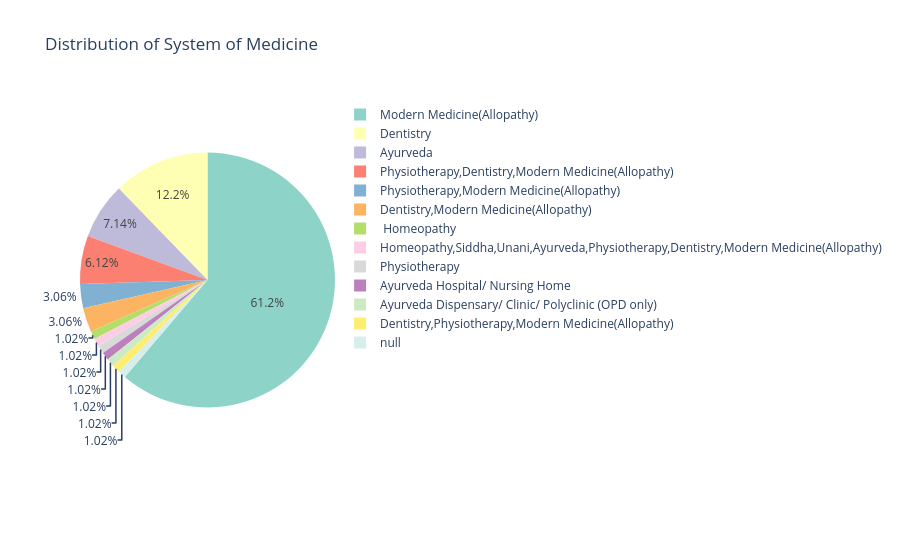

The notebook cell this image was saved under:
### Markdown cell above
#### Insights
- The dataset includes a diverse set of healthcare facilities such as clinics, pharmacies, diagnostic labs, and wellness centers, reflecting the variety in the healthcare ecosystem.
- Hospitals constitute the largest share (~46%) of the dataset, indicating that the data is heavily skewed towards hospital-based facilities.

### Code cell
fig = px.pie(df, names='System_of_Medicine',
             title="Distribution of System of Medicine",color_discrete_sequence=px.colors.qualitative.Set3)
fig.show()

### Figure 1 — Plotly figure (JSON) as saved in the notebook; plotly's stock layout.template omitted (floating-point values rounded to 4 significant figures)
{"data": [{"domain": {"x": [0, 1], "y": [0, 1]}, "hovertemplate": "System_of_Medicine=%{label}<extra></extra>", "labels": ["Dentistry", "Modern Medicine(Allopathy)", "Modern Medicine(Allopathy)", "Modern Medicine(Allopathy)", "Modern Medicine(Allopathy)", "Dentistry", "Dentistry", "Modern Medicine(Allopathy)", "Modern Medicine(Allopathy)", "Dentistry", "Ayurveda", "Ayurveda", "Dentistry", "Dentistry", "Dentistry", "\r\nHomeopathy", "Modern Medicine(Allopathy)", "Modern Medicine(Allopathy)", "Modern Medicine(Allopathy)", "Ayurveda", "Modern Medicine(Allopathy)", "Modern Medicine(Allopathy)", "Physiotherapy,Modern Medicine(Allopathy)", "Ayurveda", "Modern Medicine(Allopathy)", "Homeopathy,Siddha,Unani,Ayurveda,Physiotherapy,Dentistry,Modern Medicine(Allopathy)", "Modern Medicine(Allopathy)", "Modern Medicine(Allopathy)", "Modern Medicine(Allopathy)", "Modern Medicine(Allopathy)", "Modern Medicine(Allopathy)", "Physiotherapy", "Modern Medicine(Allopathy)", "Modern Medicine(Allopathy)", "Modern Medicine(Allopathy)", "Modern Medicine(Allopathy)", "Modern Medicine(Allopathy)", "Modern Medicine(Allopathy)", "Modern Medicine(Allopathy)", "Physiotherapy,Dentistry,Modern Medicine(Allopathy)", "Modern Medicine(Allopathy)", "Ayurveda", "Ayurveda", "Modern Medicine(Allopathy)", "Ayurveda", "Modern Medicine(Allopathy)", "Modern Medicine(Allopathy)", "Modern Medicine(Allopathy)", "Modern Medicine(Allopathy)", "Dentistry,Modern Medicine(Allopathy)", "Physiotherapy,Dentistry,Modern Medicine(Allopathy)", "Physiotherapy,Dentistry,Modern Medicine(Allopathy)", "Modern Medicine(Allopathy)", "Physiotherapy,Dentistry,Modern Medicine(Allopathy)", "Physiotherapy,Dentistry,Modern Medicine(Allopathy)", "Dentistry", "Modern Medicine(Allopathy)", "Modern Medicine(Allopathy)", "Physiotherapy,Dentistry,Modern Medicine(Allopathy)", "Modern Medicine(Allopathy)", "Modern Medicine(Allopathy)", "Modern Medicine(Allopathy)", "Dentistry", "Modern Medicine(Allopathy)", "Modern Medicine(Allopathy)", "Dentistry", "Modern Medicine(Allopathy)", "Modern Medicine(Allopathy)", "Ayurveda Hospital/ Nursing Home", "Dentistry", "Dentistry,Modern Medicine(Allopathy)", "Modern Medicine(Allopathy)", "Modern Medicine(Allopathy)", "Modern Medicine(Allopathy)", "Modern Medicine(Allopathy)", "Modern Medicine(Allopathy)", "Modern Medicine(Allopathy)", "Modern Medicine(Allopathy)", "Modern Medicine(Allopathy)", "Physiotherapy,Modern Medicine(Allopathy)", "Modern Medicine(Allopathy)", "Modern Medicine(Allopathy)", "Dentistry,Modern Medicine(Allopathy)", "Ayurveda Dispensary/ Clinic/ Polyclinic (OPD only)", "Dentistry", "Modern Medicine(Allopathy)", "Modern Medicine(Allopathy)", "Modern Medicine(Allopathy)", "Modern Medicine(Allopathy)", "Modern Medicine(Allopathy)", "Modern Medicine(Allopathy)", "Modern Medicine(Allopathy)", "Modern Medicine(Allopathy)", "Dentistry,Physiotherapy,Modern Medicine(Allopathy)", "Physiotherapy,Modern Medicine(Allopathy)", "Modern Medicine(Allopathy)", "Modern Medicine(Allopathy)", null], "legendgroup": "", "name": "", "showlegend": true, "type": "pie"}], "layout": {"legend": {"tracegroupgap": 0}, "piecolorway": ["rgb(141,211,199)", "rgb(255,255,179)", "rgb(190,186,218)", "rgb(251,128,114)", "rgb(128,177,211)", "rgb(253,180,98)", "rgb(179,222,105)", "rgb(252,205,229)", "rgb(217,217,217)", "rgb(188,128,189)", "rgb(204,235,197)", "rgb(255,237,111)"], "title": {"text": "Distribution of System of Medicine"}}}
